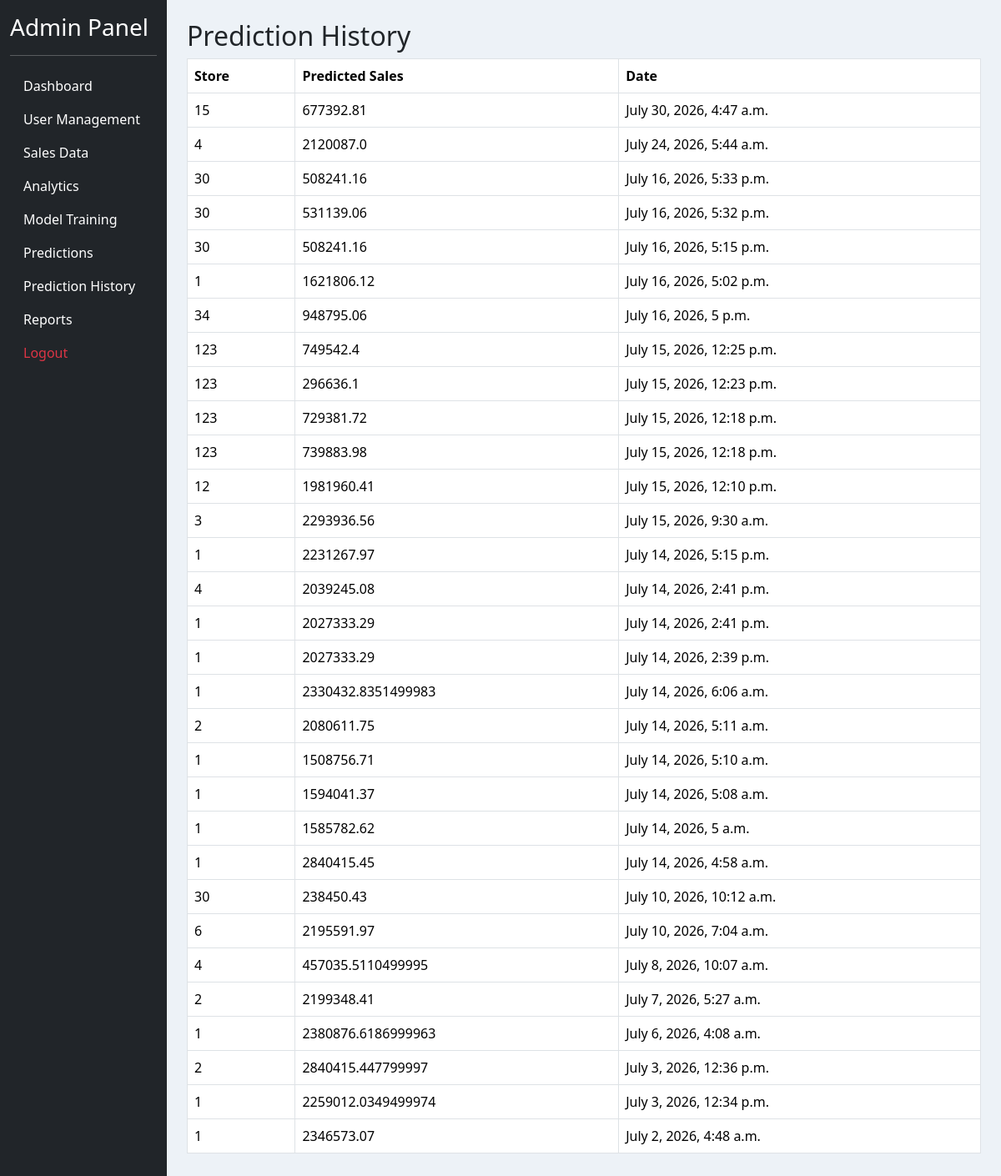
The app's page /prediction-history/ with its own data.
### admins/models.py (models this page shows, shortened)
class PredictionHistory(models.Model):
    store = models.IntegerField()
    holiday_flag = models.IntegerField()
    temperature = models.FloatField()
    fuel_price = models.FloatField()
    cpi = models.FloatField()
    unemployment = models.FloatField()
    year = models.IntegerField(default=2025)
    month = models.IntegerField(default=1)
    week = models.IntegerField(default=1)
    quarter = models.IntegerField(default=1)
    predicted_sales = models.FloatField()
    created_at = models.DateTimeField(
        auto_now_add=True
    )

### admins/views.py (the view)
# urls.py: path('prediction-history/',views.prediction_history,name='prediction_history'),
def prediction_history(request):
    predictions = PredictionHistory.objects.all().order_by('-created_at')
    return render(
        request,
        'admin/prediction_history.html',
        {
            'predictions': predictions
        }
    )

### templates/admin/prediction_history.html (shortened to what this page needs)
{% extends 'base/admin_base.html' %}
{% block content %}
<h2>Prediction History</h2>
<table class="table table-bordered">
    <thead>
        <tr>
            <th>Store</th>
            <th>Predicted Sales</th>
            <th>Date</th>
        </tr>
    </thead>
    <tbody>
        {% for prediction in predictions %}
        <tr>
            <td>{{ prediction.store }}</td>
            <td>{{ prediction.predicted_sales }}</td>
            <td>{{ prediction.created_at }}</td>
        </tr>
        {% endfor %}
    </tbody>
</table>
{% endblock %}

### templates/base/admin_base.html (style rules this page uses)
body { background: #edf2f7; }

### records on screen
PredictionHistory: store "15", predicted_sales "677392.81", created_at "July 30, 2026, 4:47 a.m."
PredictionHistory: store "4", predicted_sales "2120087.0", created_at "July 24, 2026, 5:44 a.m."
PredictionHistory: store "30", predicted_sales "508241.16", created_at "July 16, 2026, 5:33 p.m."
PredictionHistory: store "30", predicted_sales "531139.06", created_at "July 16, 2026, 5:32 p.m."
PredictionHistory: store "30", predicted_sales "508241.16", created_at "July 16, 2026, 5:15 p.m."
PredictionHistory: store "1", predicted_sales "1621806.12", created_at "July 16, 2026, 5:02 p.m."
PredictionHistory: store "34", predicted_sales "948795.06", created_at "July 16, 2026, 5 p.m."
PredictionHistory: store "123", predicted_sales "749542.4", created_at "July 15, 2026, 12:25 p.m."
PredictionHistory: store "123", predicted_sales "296636.1", created_at "July 15, 2026, 12:23 p.m."
PredictionHistory: store "123", predicted_sales "729381.72", created_at "July 15, 2026, 12:18 p.m."
PredictionHistory: store "123", predicted_sales "739883.98", created_at "July 15, 2026, 12:18 p.m."
PredictionHistory: store "12", predicted_sales "1981960.41", created_at "July 15, 2026, 12:10 p.m."
PredictionHistory: store "3", predicted_sales "2293936.56", created_at "July 15, 2026, 9:30 a.m."
PredictionHistory: store "1", predicted_sales "2231267.97", created_at "July 14, 2026, 5:15 p.m."
PredictionHistory: store "4", predicted_sales "2039245.08", created_at "July 14, 2026, 2:41 p.m."
PredictionHistory: store "1", predicted_sales "2027333.29", created_at "July 14, 2026, 2:41 p.m."
PredictionHistory: store "1", predicted_sales "2027333.29", created_at "July 14, 2026, 2:39 p.m."
PredictionHistory: store "1", predicted_sales "2330432.8351499983", created_at "July 14, 2026, 6:06 a.m."
PredictionHistory: store "2", predicted_sales "2080611.75", created_at "July 14, 2026, 5:11 a.m."
PredictionHistory: store "1", predicted_sales "1508756.71", created_at "July 14, 2026, 5:10 a.m."
PredictionHistory: store "1", predicted_sales "1594041.37", created_at "July 14, 2026, 5:08 a.m."
PredictionHistory: store "1", predicted_sales "1585782.62", created_at "July 14, 2026, 5 a.m."
PredictionHistory: store "1", predicted_sales "2840415.45", created_at "July 14, 2026, 4:58 a.m."
PredictionHistory: store "30", predicted_sales "238450.43", created_at "July 10, 2026, 10:12 a.m."
PredictionHistory: store "6", predicted_sales "2195591.97", created_at "July 10, 2026, 7:04 a.m."
PredictionHistory: store "4", predicted_sales "457035.5110499995", created_at "July 8, 2026, 10:07 a.m."
PredictionHistory: store "2", predicted_sales "2199348.41", created_at "July 7, 2026, 5:27 a.m."
PredictionHistory: store "1", predicted_sales "2380876.6186999963", created_at "July 6, 2026, 4:08 a.m."
PredictionHistory: store "2", predicted_sales "2840415.447799997", created_at "July 3, 2026, 12:36 p.m."
PredictionHistory: store "1", predicted_sales "2259012.0349499974", created_at "July 3, 2026, 12:34 p.m."
PredictionHistory: store "1", predicted_sales "2346573.07", created_at "July 2, 2026, 4:48 a.m."
